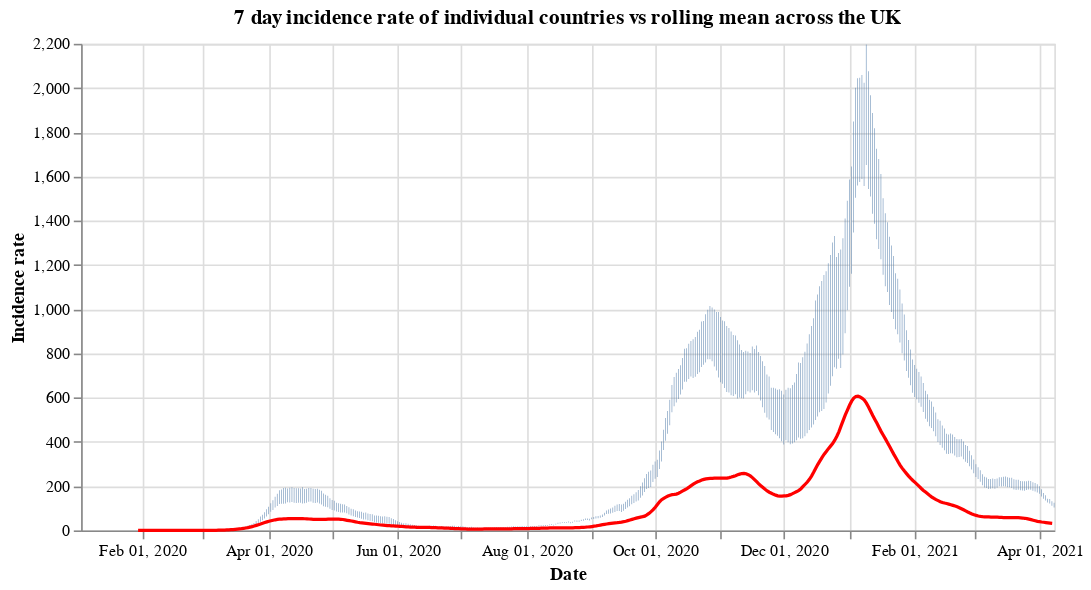

The notebook cell this image was saved under:
### Code cell
#collapse
countries = uk_cases['areaName'].unique()
countries.sort()

selection = alt.selection_single(
    name='Select',
    fields=['areaName'],
    init={'areaName': 'Wales'},
    bind={'areaName': alt.binding_select(options=countries)}
)

# scatter plot, modify opacity based on selection
bars = alt.Chart(uk_cases).mark_bar().add_selection(
    selection
).encode(
    x=alt.X("yearmonthdate(date):T", axis=alt.Axis(title='Date')),
    y=alt.Y("weeklyCasesRate:Q", axis=alt.Axis(title='Incidence rate')),
    tooltip='weeklyCasesRate:Q',
    opacity=alt.condition(selection, alt.value(1), alt.value(0))
).properties(title=f'7 day incidence rate of individual countries vs rolling mean across the UK', width=600)

line = alt.Chart(overview_cases).mark_line(
    color='red',
    size=2,
).transform_window(
    rolling_mean='mean(weeklyCasesRate)',
    frame=[0, 7]
).encode(
    x='yearmonthdate(date):T',
    y='rolling_mean:Q'
)

alt.layer(bars, line)

### Figure 1 — Vega-Lite specification as saved in the notebook (floating-point values rounded to 4 significant figures; data arrays with more than 128 entries replaced by an {"elided": "..."} marker saying what was removed)
{"config": {"view": {"continuousWidth": 400, "continuousHeight": 300}}, "layer": [{"data": {"name": "data-a5f485897a136d66f42e343e152e8901"}, "mark": "bar", "encoding": {"opacity": {"condition": {"value": 1, "selection": "Select"}, "value": 0}, "tooltip": {"type": "quantitative", "field": "weeklyCasesRate"}, "x": {"type": "temporal", "axis": {"title": "Date"}, "field": "date", "timeUnit": "yearmonthdate"}, "y": {"type": "quantitative", "axis": {"title": "Incidence rate"}, "field": "weeklyCasesRate"}}, "selection": {"Select": {"type": "single", "fields": ["areaName"], "init": {"areaName": "Wales"}, "bind": {"areaName": {"input": "select", "options": ["England", "Northern Ireland", "Scotland", "Wales"]}}}}, "title": "7 day incidence rate of individual countries vs rolling mean across the UK", "width": 600}, {"data": {"name": "data-6adbd8b531a2e96fe79311753313b064"}, "mark": {"type": "line", "color": "red", "size": 2}, "encoding": {"x": {"type": "temporal", "field": "date", "timeUnit": "yearmonthdate"}, "y": {"type": "quantitative", "field": "rolling_mean"}}, "transform": [{"window": [{"op": "mean", "field": "weeklyCasesRate", "as": "rolling_mean"}], "frame": [0, 7]}]}], "$schema": "https://vega.github.io/schema/vega-lite/v4.8.1.json", "datasets": {"data-a5f485897a136d66f42e343e152e8901": {"elided": "1844 records"}, "data-6adbd8b531a2e96fe79311753313b064": {"elided": "434 records"}}}
